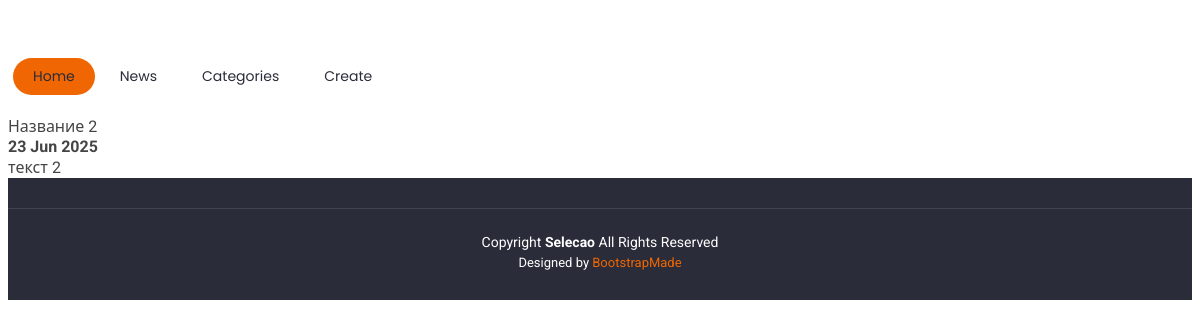
Screenshot of /news/207/ with the database file from the repository.
### news/models.py (models this page shows, shortened)
class Post(models.Model):
    news = 'NE'
    article = 'AR'
    TIPE = [
        (news, 'Новость'),
        (article, 'Статья'),
    ]
    author = models.ForeignKey('Author', on_delete = models.CASCADE, null = False)
    tipe = models.CharField(max_length = 2,
                            choices = TIPE,
                            null = False)
    create_time = models.DateTimeField(auto_now_add = True)
    category = models.ManyToManyField(Category, through = 'PostCategory')
    title = models.CharField(max_length = 100, null = False)
    text = models.TextField(max_length = 5000, null = False)
    rating = models.IntegerField(default = 0)

### news/views.py (the view)
# urls.py: path('<int:pk>/', PostDetail.as_view(), name = 'news_detail'),
class PostDetail(DetailView):
    model = Post
    template_name = 'news.html'
    context_object_name = 'post'

### news/templatetags/custom_filters.py (called while the page is built)
@register.filter()
def censor(value):
    if isinstance(value, str):
        if value.find('избил'):
            return value.replace('избил', 'и....')
        elif value.find('редиска'):
            return value.replace('редиска', 'р....')
    else:
        return 'фильтр censor не может быть применим к данному объекту'

### templates/news.html (shortened to what this page needs)
{% extends 'flatpages/default.html' %}
{% load custom_filters %}
{% load custom_tags %}
{% block content %}
    {% if posts %}
        <h1>Все новости</h1>
        <hr>
        <form action="" method="get">
            {{ filterset.form.as_p }}
            <input type="submit" value="Найти" />
        </form>
        <hr>
        <table>
            {% for post in posts %}
            <tr>
                <td><br>{{ post }}</td>
            </tr>
            {% endfor %}
        </table>
    {% elif post %}
        {{ post.title|censor }} <br> <b>{{ post.create_time|date:'d M Y' }}</b> <br> {{ post.text|censor }}
    {% else %}
        <h2>Новостей нет!</h2>
    {% endif %}
{% endblock content %}

### static/css/main.css (style rules this page uses)
:root { --default-font: "Roboto", system-ui, -apple-system, "Segoe UI", Roboto, "Helvetica Neue", Arial, "Noto Sans", "Liberation Sans", sans-serif, "Apple Color Emoji", "Segoe UI Emoji", "Segoe UI Symbol", "Noto Color Emoji"; --heading-font: "Raleway", sans-serif; --nav-font: "Poppins", sans-serif; }
:root { --background-color: #ffffff; --default-color: #444444; --heading-color: #2a2c39; --accent-color: #ef6603; --surface-color: #ffffff; --contrast-color: #ffffff; }
:root { --nav-color: #2a2c39; --nav-hover-color: #ef6603; --nav-mobile-background-color: #ffffff; --nav-dropdown-background-color: #ffffff; --nav-dropdown-color: #060606; --nav-dropdown-hover-color: #ef6603; }
:root { scroll-behavior: smooth; }
body { color: var(--default-color); background-color: var(--background-color); font-family: var(--default-font); }

### rows the page displays
Post: title|censor "Название 2", create_time "23 Jun 2025", text|censor "текст 2"
